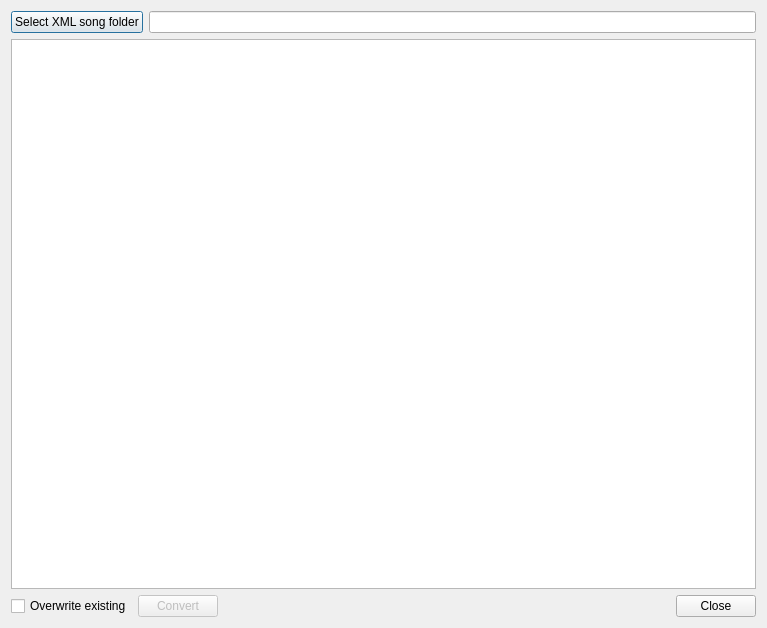
<?xml version="1.0" encoding="UTF-8"?>
<ui version="4.0">
 <class>Dialog</class>
 <widget class="QDialog" name="Dialog">
  <property name="windowModality">
   <enum>Qt::WindowModality::ApplicationModal</enum>
  </property>
  <property name="geometry">
   <rect>
    <x>0</x>
    <y>0</y>
    <width>767</width>
    <height>628</height>
   </rect>
  </property>
  <property name="windowTitle">
   <string>XML Converter</string>
  </property>
  <layout class="QVBoxLayout" name="verticalLayout">
   <item>
    <layout class="QHBoxLayout" name="horizontalLayout_2">
     <item>
      <widget class="QPushButton" name="pushbutton_pick_xml_folder">
       <property name="text">
        <string>Select XML song folder</string>
       </property>
      </widget>
     </item>
     <item>
      <widget class="QLineEdit" name="lineEdit_xml_dir">
       <property name="readOnly">
        <bool>true</bool>
       </property>
      </widget>
     </item>
    </layout>
   </item>
   <item>
    <widget class="QPlainTextEdit" name="plainTextEdit_xml_conversion">
     <property name="readOnly">
      <bool>true</bool>
     </property>
     <property name="plainText">
      <string/>
     </property>
    </widget>
   </item>
   <item>
    <layout class="QHBoxLayout" name="horizontalLayout">
     <item>
      <widget class="QCheckBox" name="checkbox_overwrite">
       <property name="text">
        <string>Overwrite existing</string>
       </property>
      </widget>
     </item>
     <item>
      <widget class="QPushButton" name="pushbutton_convert">
       <property name="enabled">
        <bool>false</bool>
       </property>
       <property name="text">
        <string>Convert</string>
       </property>
      </widget>
     </item>
     <item>
      <widget class="QDialogButtonBox" name="buttonBox">
       <property name="orientation">
        <enum>Qt::Orientation::Horizontal</enum>
       </property>
       <property name="standardButtons">
        <set>QDialogButtonBox::StandardButton::Close</set>
       </property>
      </widget>
     </item>
    </layout>
   </item>
  </layout>
 </widget>
 <resources/>
 <connections>
  <connection>
   <sender>buttonBox</sender>
   <signal>accepted()</signal>
   <receiver>Dialog</receiver>
   <slot>accept()</slot>
   <hints>
    <hint type="sourcelabel">
     <x>248</x>
     <y>254</y>
    </hint>
    <hint type="destinationlabel">
     <x>157</x>
     <y>274</y>
    </hint>
   </hints>
  </connection>
  <connection>
   <sender>buttonBox</sender>
   <signal>rejected()</signal>
   <receiver>Dialog</receiver>
   <slot>reject()</slot>
   <hints>
    <hint type="sourcelabel">
     <x>316</x>
     <y>260</y>
    </hint>
    <hint type="destinationlabel">
     <x>286</x>
     <y>274</y>
    </hint>
   </hints>
  </connection>
 </connections>
</ui>
